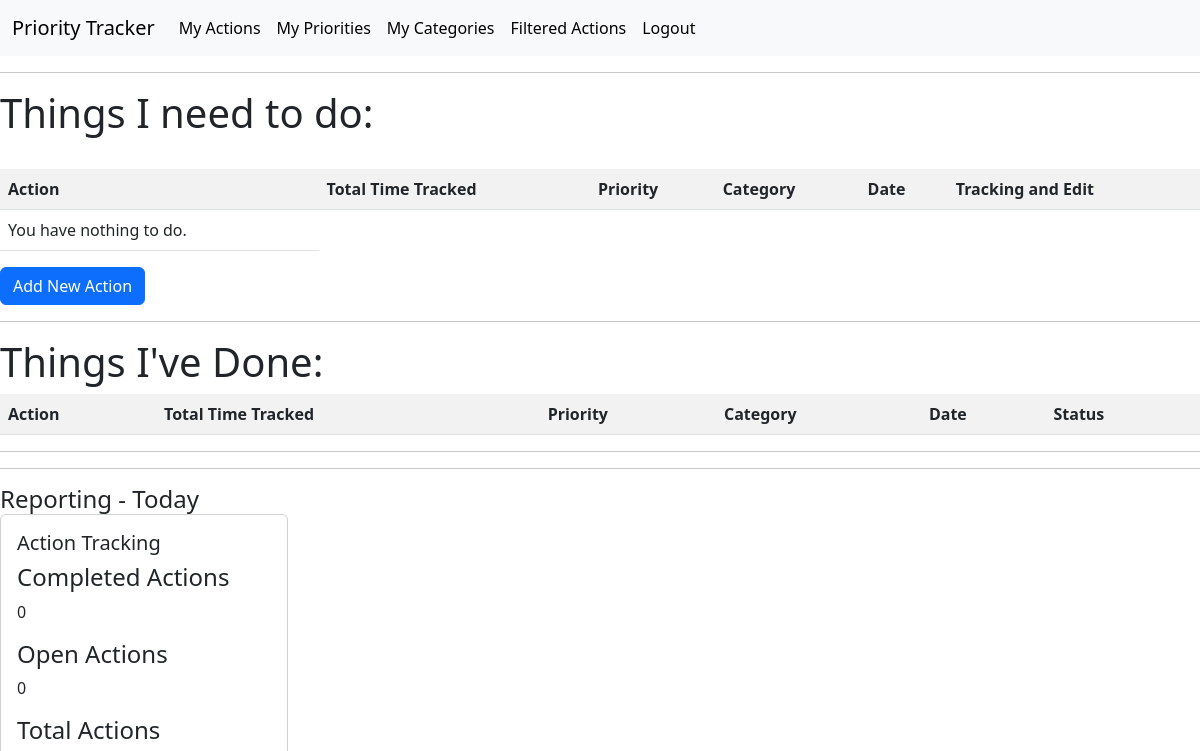
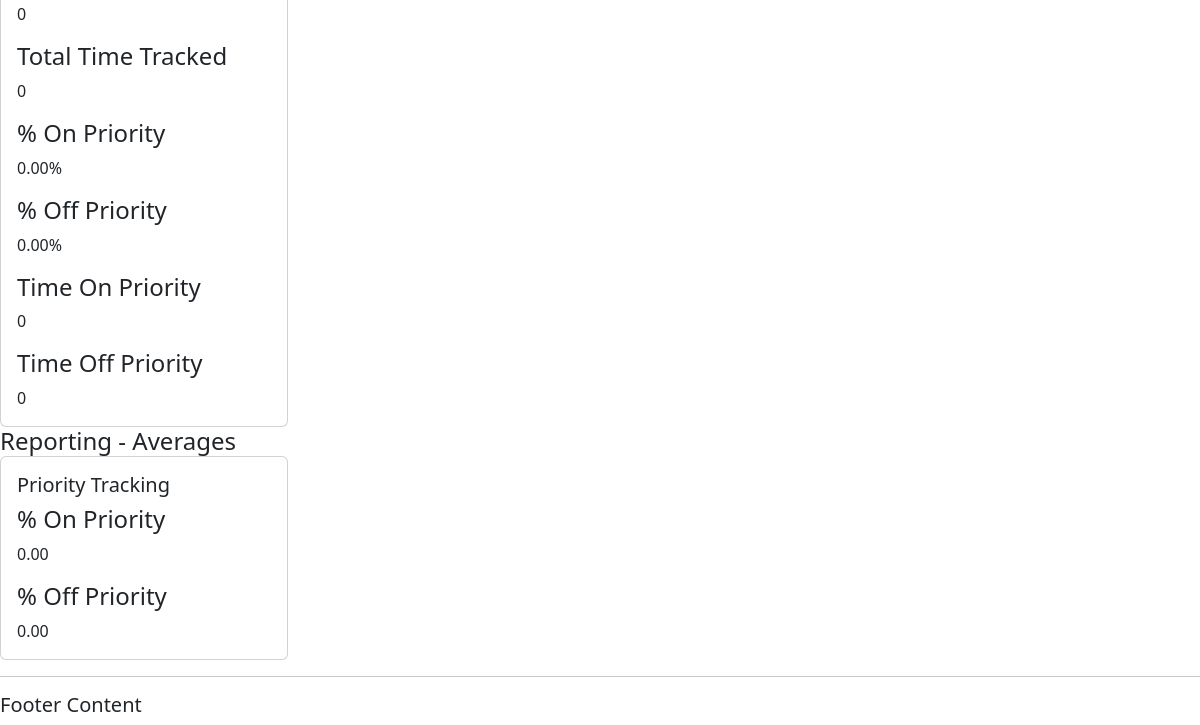
Page /actions/ (signed in) on the earlier database version (2 pictures, top to bottom).
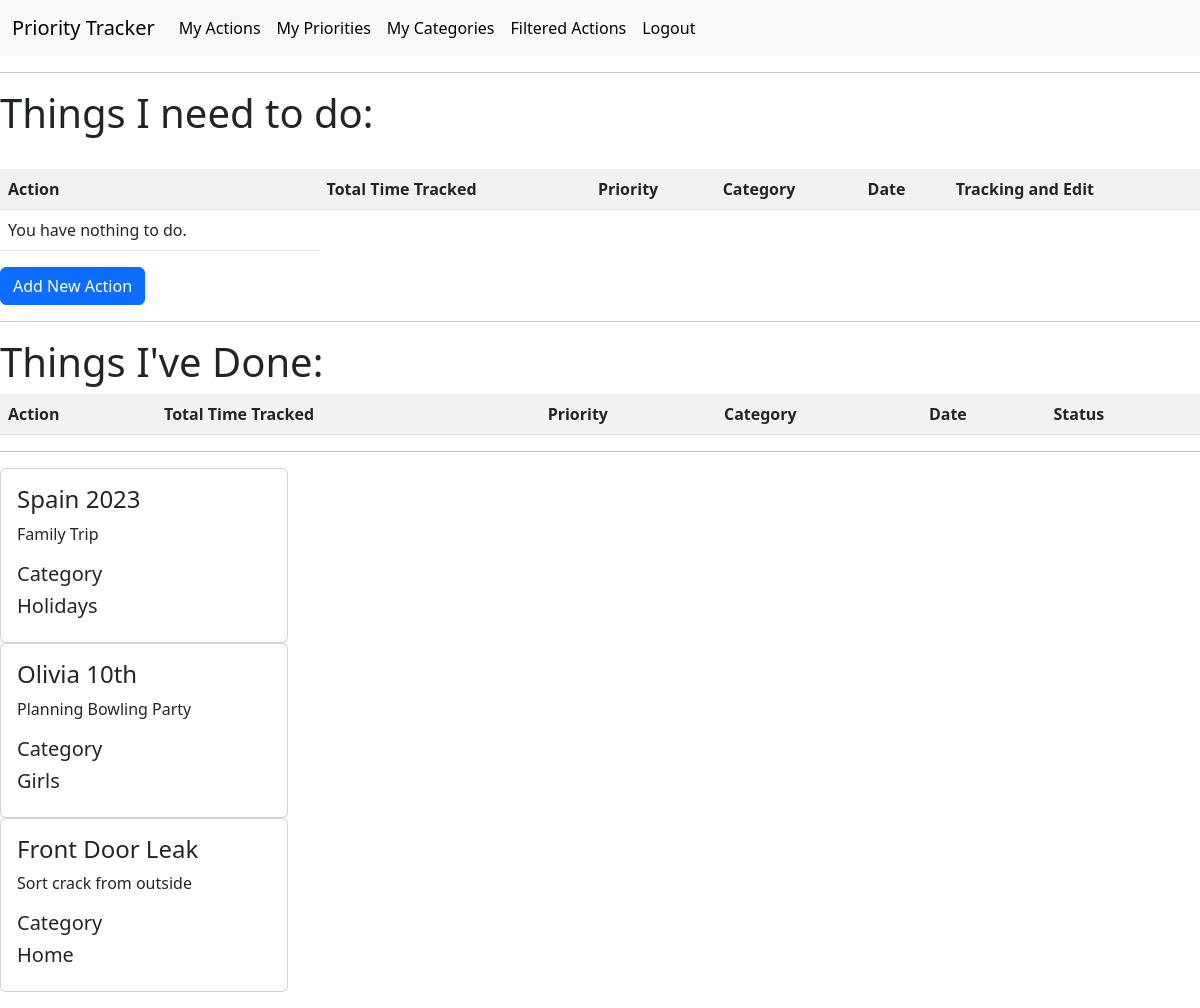
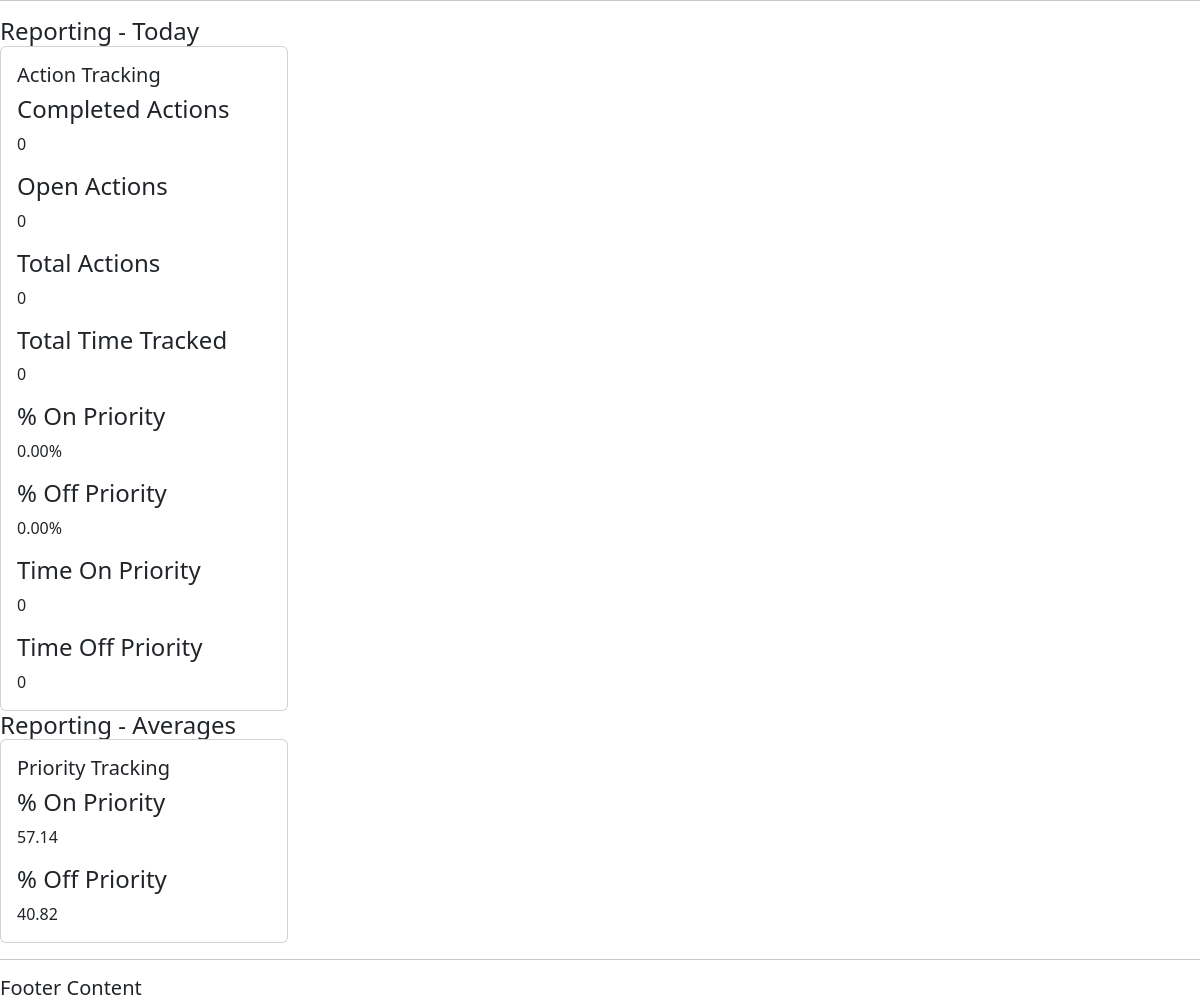
Same page on the later database version (2 pictures, top to bottom).
### actions/models.py (models this page shows, shortened)
class Priority(models.Model):
    title = models.CharField(max_length=50, null=False, blank=False)
    description = models.CharField(max_length=150)
    activeStatus = models.BooleanField(null=False, blank=False, default=True)
    category = models.ForeignKey(
        Category, on_delete=models.CASCADE, null=True, blank=True)
    user = models.ForeignKey(
        settings.AUTH_USER_MODEL, on_delete=models.CASCADE, related_name="priorities", null=True)

class Category(models.Model):
    title = models.CharField(max_length=50, null=False, blank=False)
    description = models.CharField(max_length=150)
    user = models.ForeignKey(
        settings.AUTH_USER_MODEL, on_delete=models.CASCADE, related_name="categories", null=True)
    def __str__(self):
        return str(self.title)

### actions/views.py (the view)
# urls.py: path('actions/', views.get_action_list, name='get_action_list'),
@login_required(login_url='login')
def get_action_list(request):
    query = date.today()
    completed_actions_count = completed_actions(query)
    open_actions_count = open_actions(query)
    total_actions_count = total_actions(query)
    if total_actions_count > 0:
        total_action_time = tracked_time(query)
        total_seconds = int(tracked_seconds(total_action_time))
        converted_tracked_time = tracked_today(total_seconds)
        on_priority_count = on_priority_actions(query)
        off_priority_count = off_priority_actions(query)
        on_priority_time = on_priority_tracked_time(query)
        off_priority_time = off_priority_tracked_time(query)
        on_priority_seconds = int(tracked_seconds(on_priority_time))
        off_priority_seconds = int(tracked_seconds(off_priority_time))
        converted_on_priority_time = tracked_today(on_priority_seconds)
        converted_off_priority_time = tracked_today(off_priority_seconds)
        on_priority_perc = on_priority_calc(total_seconds, on_priority_seconds)
        off_priority_perc = off_priority_calc(
            total_seconds, off_priority_seconds)
    else:
        total_action_time = 0
        total_seconds = 0
        converted_tracked_time = 0
        on_priority_count = 0
        off_priority_count = 0
        on_priority_time = 0
        off_priority_time = 0
        on_priority_seconds = 0
        off_priority_seconds = 0
        converted_on_priority_time = 0
        converted_off_priority_time = 0
        on_priority_perc = 0
        off_priority_perc = 0
    all_time_tracked = tracked_time_all(query)
    all_time_seconds = int(tracked_seconds(all_time_tracked))
    all_time_on_priority_tracked = on_priority_tracked_all_time(query)
    all_time_off_priority_tracked = off_priority_tracked_all_time(query)
    all_time_on_priority_seconds = int(
            tracked_seconds(all_time_on_priority_tracked))
    all_time_off_priority_seconds = int(
            tracked_seconds(all_time_off_priority_tracked))
    on_priority_perc_all_time = on_priority_calc(
            all_time_seconds, all_time_on_priority_seconds)
    off_priority_perc_all_time = off_priority_calc(
            all_time_seconds, all_time_off_priority_seconds)
    actions = Action.objects.all()
    filtered_actions = Action.objects.filter(action_date=query)
    priorities = Priority.objects.all()
    context = {
        "actions": actions,
        "filtered_actions": filtered_actions,
        "priorities": priorities,
        "completed_actions_count": completed_actions_count,
        "open_actions_count": open_actions_count,
        "total_actions_count": total_actions_count,
        "converted_tracked_time": converted_tracked_time,
        "on_priority_perc": on_priority_perc,
        "off_priority_perc": off_priority_perc,
        "converted_on_priority_time": converted_on_priority_time,
        "converted_off_priority_time": converted_off_priority_time,
        "on_priority_perc_all_time": on_priority_perc_all_time,
        "off_priority_perc_all_time": off_priority_perc_all_time
    }
    return render(request, 'actions/action_list.html', context)

### actions/views.py (called while the page is built)
def open_actions(query):
    open_actions = Action.objects.filter(
        done_status=False, action_date=query).count()
    return open_actions

def completed_actions(query):
    completed_actions = Action.objects.filter(
        done_status=True, action_date=query).count()
    return completed_actions

def total_actions(query):
    total_actions = Action.objects.filter(action_date=query).count()
    return total_actions

def tracked_seconds(total_action_time):
    time_dict = total_action_time
    time = time_dict.get("tracked_time__sum")
    if time == None:
        tracked_seconds = 0
    else:
        tracked_seconds = total_action_time['tracked_time__sum']\
            .total_seconds()
    return tracked_seconds

def on_priority_calc(total_seconds, on_priority_seconds):
    if total_seconds == 0:
        on_priority_calc = 0
    else:
        on_priority_calc = (on_priority_seconds * 100) / total_seconds
    return on_priority_calc

def off_priority_calc(total_seconds, off_priority_seconds):
    if total_seconds == 0:
        off_priority_calc = 0
    else:
        off_priority_calc = (off_priority_seconds * 100) / total_seconds
    return off_priority_calc

def tracked_time_all(query):
    tracked_time_all = Action.objects.all().aggregate(Sum('tracked_time'))
    return tracked_time_all

def on_priority_tracked_all_time(query):
    on_priority_tracked_all_time = Action.objects.all().exclude(
        priority__isnull=True).aggregate(Sum('tracked_time'))
    return on_priority_tracked_all_time

def off_priority_tracked_all_time(query):
    off_priority_tracked_all_time = Action.objects.all().exclude(
        priority__isnull=False).aggregate(Sum('tracked_time'))
    return off_priority_tracked_all_time

### actions/templates/actions/action_list.html (shortened to what this page needs)
{% extends 'actions/main.html' %}
{% block content %}
<body>
    <h1>Things I need to do:</h1>
    <br>
    <table class="table table-striped">
        <tr>
            <th>Action</th>
            <th>Total Time Tracked</th>
            <th>Priority</th>
            <th>Category</th>
            <th>Date</th>
            <th>Tracking and Edit</th>
        </tr>
        {% for action in filtered_actions %}
        {% if action.done_status == False %}
            <tr>
                <td>{{ action.title }}</td>
                <td>{{ action.tracked_time }}</td>
                <td>{{ action.priority }}</td>
                <td>{{ action.category }}</td>
                <td>{{ action.action_date|date:"Y-m-d" }}</td>
                <td>
                {% if action.tracking_status == False %}
                    <a class="btn btn-primary" role="button" href="{% url 'start_timer' action.id %}">Start Timer</a>
                {% endif %}
                {% if action.tracking_status == True %}
                    <a class="btn btn-warning" role="button" href="{% url 'stop_timer' action.id %}">Stop Timer</a>
                {% endif %}
                    <a class="btn btn-primary" role="button" href="{% url 'complete_action' action.id %}">Done</a>
                    <a class="btn btn-primary" role="button" href="{% url 'update_action' action.id %}">Edit</a>
                    <a class="btn btn-primary" role="button" href="{% url 'delete_action' action.id %}">Delete</a>
                </td>
            </tr>
        {% endif %}
        {% empty %}
        <tr><td>You have nothing to do.</td></tr>
        {% endfor %}
    </table>
    <a class="btn btn-primary" role="button" href="/add-action/">Add New Action</a>
    <hr>
    <h1>Things I've Done:</h1>
    <table class="table table-striped">
        <tr>
            <th>Action</th>
            <th>Total Time Tracked</th>
            <th>Priority</th>
            <th>Category</th>
            <th>Date</th>
            <th>Status</th>
        </tr>
    </table>
    <hr>
    {% for priority in priorities %}
    {% if priority.activeStatus == True %}
    <div class="card" style="width: 18rem;">
        <div class="card-body">
          <h4 class="card-title">{{ priority.title }}</h4>
          <p class="card-text">{{ priority.description }}</p>
          <h5 class="card-title">Category</h5>
          <h5 class="card-title">{{ priority.category }}</h5>
        </div>
      </div>
    {% endif %}
    {% endfor %}
    <hr>
    <h4 class="card-title">Reporting - Today</h4>
    <div class="card" style="width: 18rem;">
        <div class="card-body">
            <h5 class="card-title">Action Tracking</h5>
          <h4 class="card-title">Completed Actions</h4>
          <p class="card-text">{{ completed_actions_count }}</p>
          <h4 class="card-title">Open Actions</h4>
          <p class="card-text">{{ open_actions_count }}</p>
          <h4 class="card-title">Total Actions</h4>
          <p class="card-text">{{ total_actions_count }}</p>
          <h4 class="card-title">Total Time Tracked</h4>
          <p class="card-text">{{ converted_tracked_time }}</p>
          <h4 class="card-title">% On Priority</h4>
          <p class="card-text">{{ on_priority_perc|floatformat:2 }}%</p>
          <h4 class="card-title">% Off Priority</h4>
          <p class="card-text">{{ off_priority_perc|floatformat:2 }}%</p>
          <h4 class="card-title">Time On Priority</h4>
          <p class="card-text">{{ converted_on_priority_time }}</p>
          <h4 class="card-title">Time Off Priority</h4>
          <p class="card-text">{{ converted_off_priority_time }}</p>
        </div>
      </div>
      <h4 class="card-title">Reporting - Averages</h4>
    <div class="card" style="width: 18rem;">
        <div class="card-body">
            <h5 class="card-title">Priority Tracking</h5>
          <h4 class="card-title">% On Priority</h4>
          <p class="card-text">{{ on_priority_perc_all_time|floatformat:2 }}</p>
          <h4 class="card-title">% Off Priority</h4>
          <p class="card-text">{{ off_priority_perc_all_time|floatformat:2 }}</p>
        </div>
      </div>
</body>
{% endblock %}

### actions/templates/actions/main.html (shortened to what this page needs)
<!DOCTYPE html>
<html lang="en">
<head>
    {% load static %}
    <link href="https://cdn.jsdelivr.net/npm/bootstrap@5.3.0-alpha1/dist/css/bootstrap.min.css" rel="stylesheet">
</head>
<body>
    <nav class="navbar navbar-expand-lg bg-body-tertiary">
        <div class="container-fluid">
          <a class="navbar-brand" href="#">Priority Tracker</a>
          <div class="collapse navbar-collapse" id="navbarSupportedContent">
            <ul class="navbar-nav me-auto mb-2 mb-lg-0">
              <li class="nav-item">
                <a class="nav-link active" aria-current="page" href="{% url 'get_action_list' %}">My Actions</a>
              </li>
              <li class="nav-item">
                <a class="nav-link active" aria-current="page" href="{% url 'get_priorities_list' %}">My Priorities</a>
              </li>
              <li class="nav-item">
                <a class="nav-link active" aria-current="page" href="{% url 'get_categories_list' %}">My Categories</a>
              </li>
              <li class="nav-item">
                <a class="nav-link active" aria-current="page" href="{% url 'get_filtered_action_list' %}">Filtered Actions</a>
              </li>
              <li class="nav-item">
                <a class="nav-link active" aria-current="page" href="{% url 'logout' %}">Logout</a>
              </li>
            </ul>
          </div>
        </div>
      </nav>
    <hr>
    {% block content %}
    {% endblock %}
    <hr>
    <h5>Footer Content</h5>
</body>
</html>

Differences in the rows shown:
added Priority: title "Spain 2023", description "Family Trip", category "Holidays"
added Priority: title "Olivia 10th", description "Planning Bowling Party", category "Girls"
added Priority: title "Front Door Leak", description "Sort crack from outside", category "Home"
Other differences:
{{ on_priority_perc_all_time|floatformat:2 }}: "0.00" → "57.14"
{{ off_priority_perc_all_time|floatformat:2 }}: "0.00" → "40.82"
